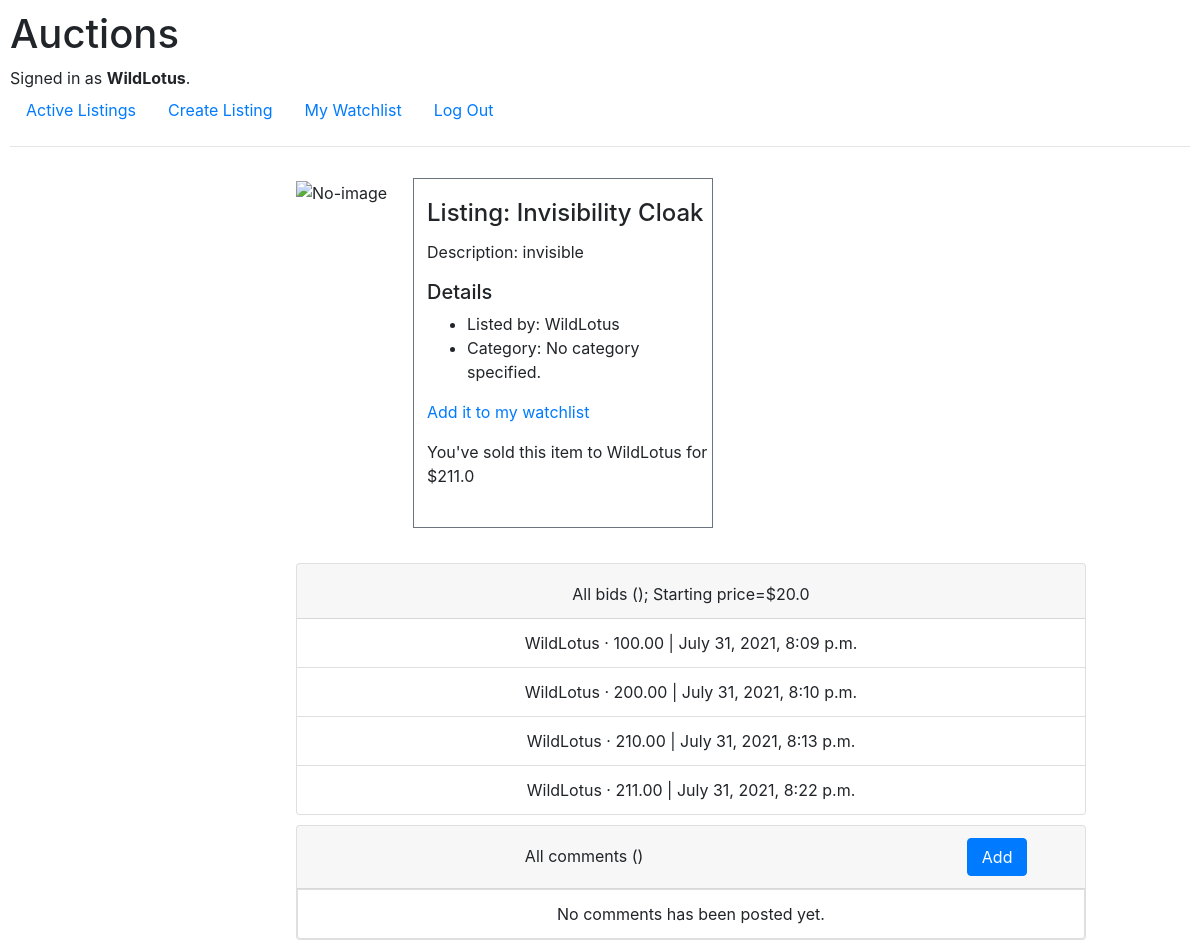
Page /12/bid (signed in) on the committed database.
### auctions/models.py (models this page shows, shortened)
class User(AbstractUser):
    pass

class Listing(models.Model):
    title = models.CharField(max_length=64)
    description = models.TextField(null=True)
    image_url = URLField(max_length=255, blank=True)
    starting_bid = models.FloatField(null=True)
    date = models.DateTimeField(auto_now_add=True, null=True)
    current_bid = models.FloatField(null=True, blank=True)
    category = models.ForeignKey(Category, on_delete=models.CASCADE, null=True, blank=True)
    active = models.BooleanField(default=True)
    buyer = models.ForeignKey(User, on_delete=models.PROTECT, related_name='buyer', null=True, blank=True)
    author = models.ForeignKey(User, on_delete=models.PROTECT, null=True)
    watchers = models.ManyToManyField(User, blank=True, related_name="watched_listings")

class Bid(models.Model):
    listing = models.ForeignKey(Listing, on_delete=models.CASCADE, related_name="bids")
    author = models.ForeignKey(User, on_delete=models.CASCADE, null=True)
    offer = models.DecimalField(decimal_places=2, max_digits=5)
    date = models.DateTimeField(auto_now_add=True, null=True)

### auctions/views.py (the view)
# urls.py: path('<int:listing_id>/bid', views.bid, name="bid"),
@login_required(login_url='/login')
def bid(request, listing_id):
    listing = Listing.objects.get(pk=listing_id)
    form = NewBidForm(request.POST)
    if form.is_valid():
        offer = float(request.POST['offer'])
        if is_valid(offer, listing):
            newBid = form.save(commit=False)
            listing.current_bid = offer
            newBid.listing = listing
            newBid.author = request.user
            newBid.save()
            listing.save()
            return HttpResponseRedirect(reverse("listing", args=[listing_id]))
        else:
            return render(request, "auctions/listing.html", {
                "listing": listing,
                "form": NewBidForm(),
                "value_error": True,
            })
    else:
        return render(request, "auctions/listing.html", {
            "form": NewBidForm(),
            "listing": listing,
        })

### auctions/templates/auctions/listing.html (shortened to what this page needs)
{% extends "auctions/layout.html"%}
{% block body %}
<div class="wrapper" style="height: 390px;">
    <div class="row" style="height: 500px; padding: 0 20px; margin-left: 250px;">
        <div class="col-xs-4">
            {% if listing.image_url %}
            <img src="{{ listing.image_url }}" alt="{{ listing.description }}"
                style="width: 370px; height: 352px; margin-top: 14px; margin-left: 70px">
            {% else %}
            <div class="p-3">
                <img src="https://1080motion.com/wp-content/uploads/2018/06/NoImageFound.jpg.png" alt="No-image" style="height: 350px;">
            </div>
            {% endif %}
        </div>
        <div class="col-xs-4 border border-secondary" id="detail"
            style="padding-left: 13px; width: 300px; height: 350px; margin-top: 15px; padding-top: 20px; margin-left: 10px; display: inline-block;">
            <h4 class="card-title">Listing: {{ listing.title }}</h4>
            <p class="card-text">Description: {{ listing.description }}</p>
            <h5>Details</h5>
            <ul>
                <li>Listed by: {{ listing.author }}</li>
                {% if listing.category is not None %}
                    <li>Category: {{ listing.category }}</li>
                {% else %}
                    <li>Category: No category specified.</li>
                {% endif %}
            </ul>
            <a href="{% url 'change_watchlist' listing.id 'listing' %}" class="card-link">
                {% if listing.is_watched %}
                    <p>Remove from my watchlist</p>
                {% else %}
                    <p>Add it to my watchlist</p>
                {% endif %}
            </a>
            {% if listing.buyer is not None and listing.active == False %}
                {% if listing.author == user %}
                    You've sold this item to {{ listing.buyer }} for ${{ listing.current_bid|default:listing.starting_bid }}
                {% elif listing.buyer == user %}
                    Congratulations you've won this auction!
                {% else %}
                    This item is already sold
                {% endif %}
            {% endif %}
        </div>
    </div>
</div>
<div class="card" style="width: 790px; margin-left: 286px; margin-top: 10px;">
    <div class="card-header" style="display: flex">
        <div style="flex: 5; width: 120px; text-align: center; padding-top: 6px">
            All bids ({{bid_count}}); Starting price=${{ listing.starting_bid }}
        </div>
    </div>
    <ul class="list-group list-group-flush">
        {% for bid in listing.bids.all %}
            <li class="list-group-item" style="text-align: center;">{{ bid.author }} &middot; {{ bid.offer }} | {{ bid.date }} </li>
        {% empty %}
            <li class="list-group-item" style="text-align: center;">No offers has been placed yet.</li>
    </ul>
    {% endfor %}
</div>
<div class="card" style="width: 790px; margin-left: 286px; margin-top: 10px;">
    <div class="card-header" style="display: flex">
        <div style="flex: 5; width: 120px; text-align: center; padding-top: 6px">
            All comments ({{ comment_count }})
        </div>
        {% if user.is_authenticated %}
        <div style="flex: 1;">
        </div>
        <div style="flex: 1;">
            <button type="submit" class="btn btn-primary" style="width: 60px; margin-left: 9px;">Add</button>
        </div>
        {% endif %}
    </div>
    {% for comment in comments %}
    <ul class="list-group list-group-flush">
        <li class="list-group-item" style="text-align: center;">{{ comment.author }} &middot; {{ comment }} | {{ comment.date }} </li>
        {% empty %}
        <li class="list-group-item" style="text-align: center;">No comments has been posted yet.</li>
    {% endfor %}
</div>
{% endblock %}

### auctions/templates/auctions/layout.html (shortened to what this page needs)
{% load static %}
{% load widget_tweaks %}
<!DOCTYPE html>
<html lang="en">
    <head>
        <link rel="stylesheet" href="https://stackpath.bootstrapcdn.com/bootstrap/4.4.1/css/bootstrap.min.css">
        <link href="{% static 'auctions/styles.css' %}" rel="stylesheet">
        <link rel="stylesheet" href="{% static 'auctions/listing.html' %}">
    </head>
    <body>
        <h1>Auctions</h1>
        <div>
            {% if user.is_authenticated %}
                Signed in as <strong>{{ user.username }}</strong>.
            {% else %}
                Not signed in.
            {% endif %}
        </div>
        <ul class="nav">
            <li class="nav-item">
                <a class="nav-link" href="{% url 'index' %}">Active Listings</a>
            </li>
            <li class="nav-item">
                <a class="nav-link" href="{% url 'new' %}">Create Listing</a>
            </li>
            <li class="nav-item">
                <a class="nav-link" href="{% url 'watchlist' %}">My Watchlist</a>
            </li>
            {% if user.is_authenticated %}
                <li class="nav-item">
                    <a class="nav-link" href="{% url 'logout' %}">Log Out</a>
                </li>
            {% endif %}
        </ul>
        <hr>
        {% block body %}
        {% endblock %}
    </body>
</html>

### auctions/static/auctions/styles.css (style rules this page uses)
body { padding: 10px; }

### rows in the picture
User: username "WildLotus"
Listing: title "Invisibility Cloak", description "invisible", author "WildLotus", buyer "WildLotus", current_bid "211.0", starting_bid "20.0"
Bid: author "WildLotus", offer "100.00", date "July 31, 2021, 8:09 p.m."
Bid: author "WildLotus", offer "200.00", date "July 31, 2021, 8:10 p.m."
Bid: author "WildLotus", offer "210.00", date "July 31, 2021, 8:13 p.m."
Bid: author "WildLotus", offer "211.00", date "July 31, 2021, 8:22 p.m."
